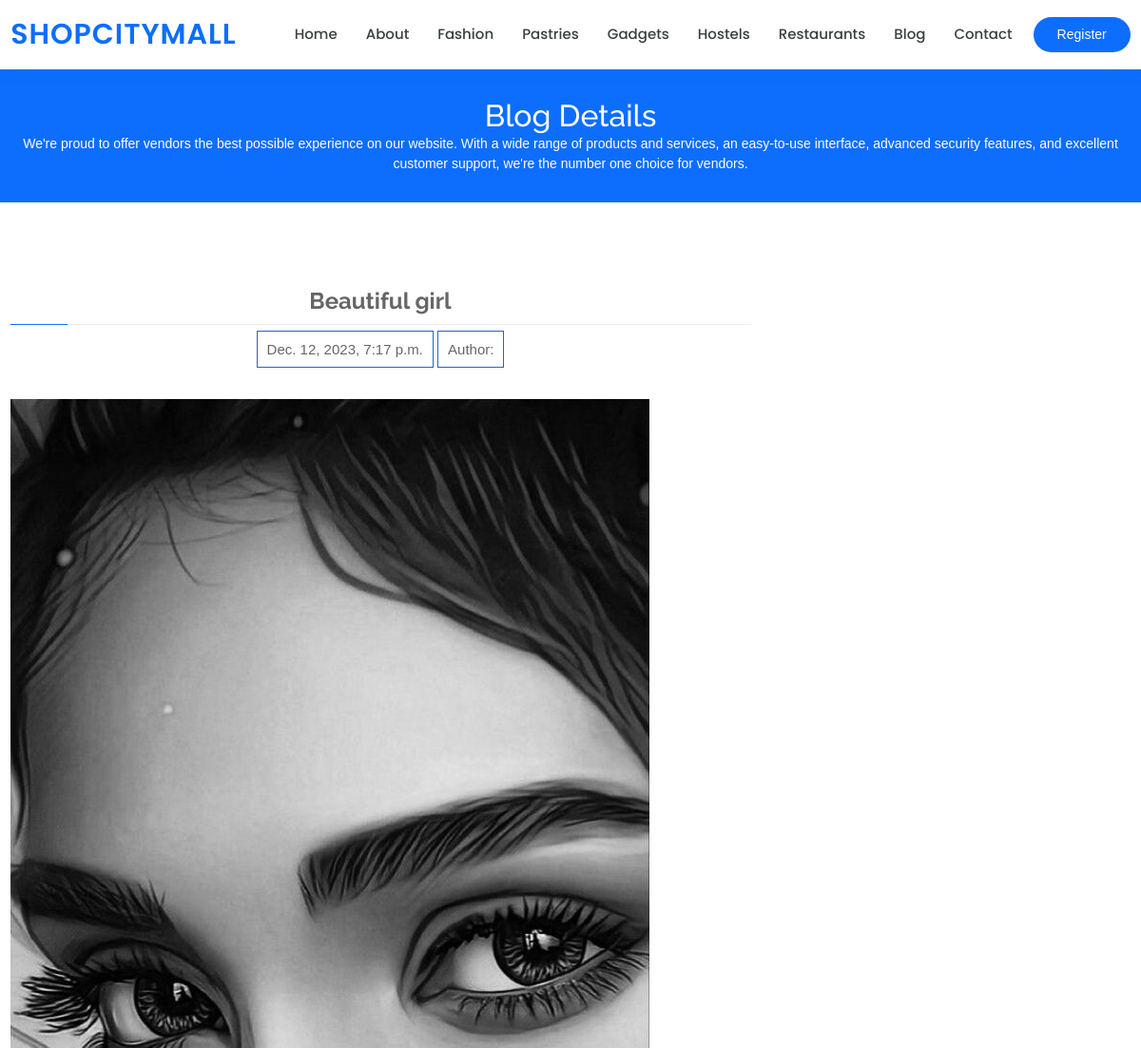
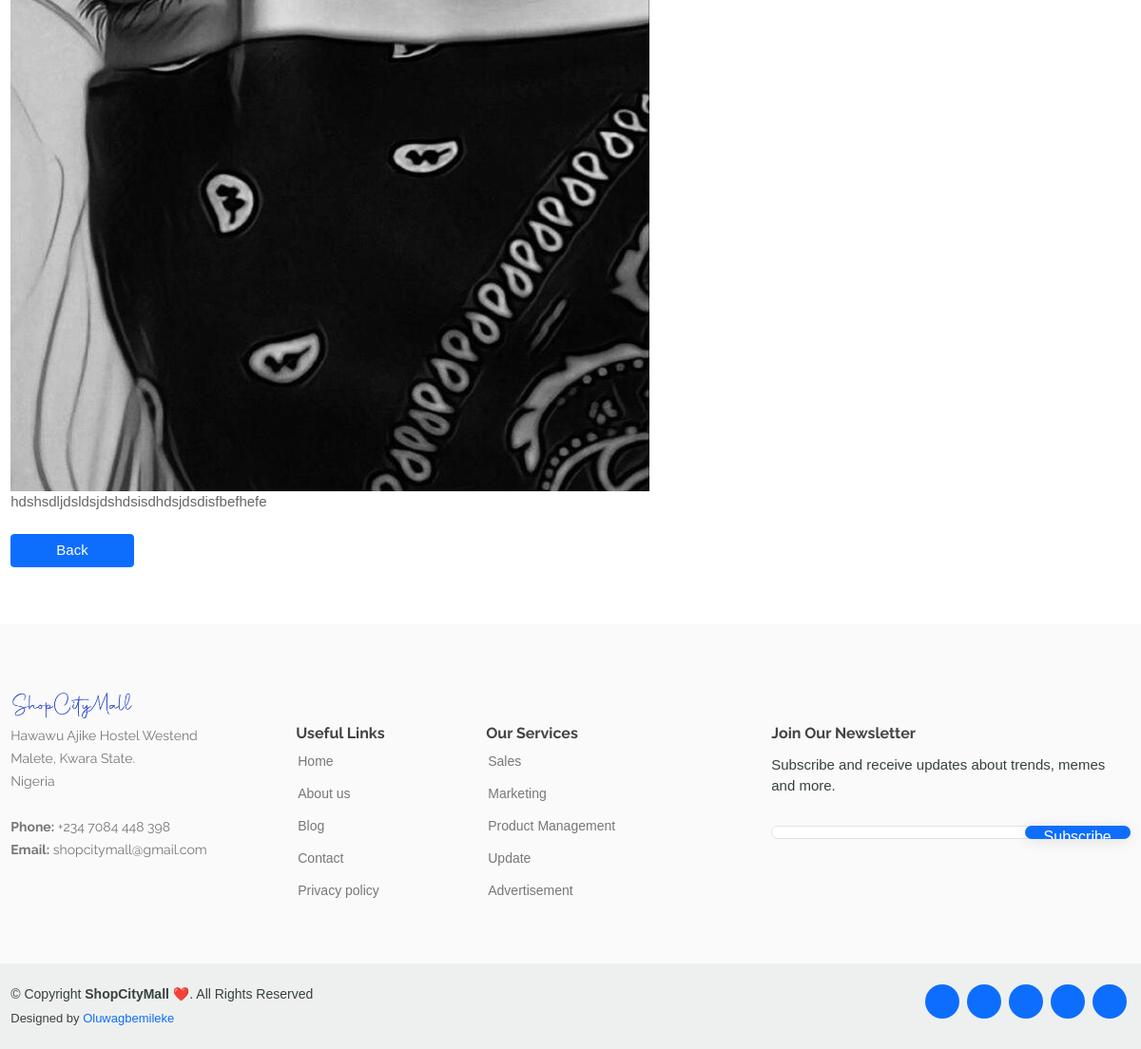
The app's page /pages/detail/1/ with its own data (2 pictures, top to bottom).
### frontend/models.py (models this page shows, shortened)
class Blog(models.Model):
    blog_img = models.ImageField(blank=True, verbose_name='Blog Image', null=True, upload_to='uploads/')
    blog_title = models.CharField(max_length=100, verbose_name='Blog Title')
    blog_description = models.TextField(verbose_name='Description')
    blog_date = models.DateTimeField(auto_now_add=True)
    user = models.ForeignKey(NewUser, on_delete=models.CASCADE)
    class Meta():
        verbose_name_plural = 'Blog'

### frontend/views.py (the view)
# urls.py: path('detail/<int:detail_id>/', views.blog_details, name='blog_details'),
def blog_details(request, detail_id):
    detail =Blog.objects.get(id=detail_id)
    return render(request, 'frontend/blog_details.html', {'det':detail})

### templates/frontend/blog_details.html (shortened to what this page needs)
{% extends 'frontend/base.html' %}
{% load static %}
{% block content %}
  <main id="main">
    <div class="breadcrumbs" data-aos="fade-in">
      <div class="container">
        <h2>Blog Details</h2>
        <p>We're proud to offer vendors the best possible experience on our website. With a wide range of products and services, an easy-to-use interface, advanced security features, and excellent customer support, we're the number one choice for vendors. </p>
      </div>
    </div>
    <section id="course-details" class="course-details">
      <div class="container" data-aos="fade-up">
        <div class="row">
          {% if det %}
          <div class="col-lg-8">
            <div style="padding-bottom: 40px; text-align: center;">
              <h3>{{ det.blog_title }}</h3>
              <span style="border:solid 1px #1965d8; padding: 10px;">{{ det.blog_date}}</span>
              <span style="border:solid 1px #1965d8; padding: 10px;">Author:{{ user.user_name}}</span>
            </div>
            <img src="{{ det.blog_img.url  }}" class="img-fluid" alt="">
            <p>
              {{ det.blog_description| linebreaks }}
            </p>
            <button type="submit" class="col-3 col-lg-2 mt-4  btn btn-primary me-2"><a href="{% url 'frontend:blog'%}" style="color:#fff;">Back</a></button>
          </div>
          {% endif %}
        </div>
      </div>
    </section>
{% endblock %}

### static/frontend/assets/css/style.css (style rules this page uses)
body { font-family: "Open Sans", sans-serif; color: #444444; }
a { color: #0d6efd; text-decoration: none; }
h1, h2, h3, h4, h5, h6 { font-family: "Raleway", sans-serif; }
section { padding: 60px 0; overflow: hidden; }
.breadcrumbs { margin-top: 73px; text-align: center; background: #0d6efd; padding: 30px 0; color: #fff; }
.breadcrumbs h2 { font-size: 32px; font-weight: 500; }
.breadcrumbs p { font-size: 14px; margin-bottom: 0; }
.course-details h3 { font-size: 24px; margin: 30px 0 15px 0; font-weight: 700; position: relative; padding-bottom: 10px; }
.course-details h3:before { content: ""; position: absolute; display: block; width: 100%; height: 1px; background: #eef0ef; bottom: 0; left: 0; }
.course-details h3:after { content: ""; position: absolute; display: block; width: 60px; height: 1px; background: #0d6efd; bottom: 0; left: 0; }

### static/frontend/assets/css/main.css (style rules this page uses)
.container { max-width: 1380px; }
@media (max-width: 1600px) { .container { max-width: 1200px; } }

### records on screen
Blog: blog_title "Beautiful girl", blog_date "Dec. 12, 2023, 7:17 p.m.", blog_img (picture), blog_description "hdshsdljdsldsjdshdsisdhdsjdsdisfbefhefe"
